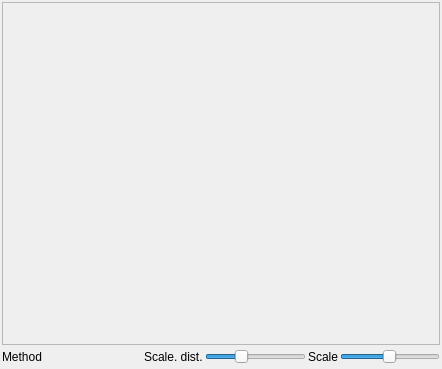
<?xml version="1.0" encoding="UTF-8"?>
<ui version="4.0">
 <class>DendrogramDialog</class>
 <widget class="QDialog" name="DendrogramDialog">
  <property name="windowModality">
   <enum>Qt::NonModal</enum>
  </property>
  <property name="geometry">
   <rect>
    <x>0</x>
    <y>0</y>
    <width>442</width>
    <height>369</height>
   </rect>
  </property>
  <property name="windowTitle">
   <string>Dendrogram</string>
  </property>
  <property name="modal">
   <bool>false</bool>
  </property>
  <layout class="QVBoxLayout" name="verticalLayout">
   <property name="spacing">
    <number>2</number>
   </property>
   <property name="leftMargin">
    <number>2</number>
   </property>
   <property name="topMargin">
    <number>2</number>
   </property>
   <property name="rightMargin">
    <number>2</number>
   </property>
   <property name="bottomMargin">
    <number>2</number>
   </property>
   <item>
    <widget class="QScrollArea" name="scrollArea">
     <property name="widgetResizable">
      <bool>true</bool>
     </property>
     <widget class="QWidget" name="scrollAreaWidgetContents">
      <property name="geometry">
       <rect>
        <x>0</x>
        <y>0</y>
        <width>436</width>
        <height>337</height>
       </rect>
      </property>
      <layout class="QVBoxLayout" name="ScrollLayout">
       <property name="spacing">
        <number>0</number>
       </property>
       <property name="leftMargin">
        <number>0</number>
       </property>
       <property name="topMargin">
        <number>0</number>
       </property>
       <property name="rightMargin">
        <number>0</number>
       </property>
       <property name="bottomMargin">
        <number>0</number>
       </property>
      </layout>
     </widget>
    </widget>
   </item>
   <item>
    <layout class="QHBoxLayout" name="horizontalLayout">
     <item>
      <widget class="QLabel" name="labelMethod">
       <property name="text">
        <string>Method</string>
       </property>
      </widget>
     </item>
     <item>
      <spacer name="horizontalSpacer">
       <property name="orientation">
        <enum>Qt::Horizontal</enum>
       </property>
       <property name="sizeHint" stdset="0">
        <size>
         <width>40</width>
         <height>20</height>
        </size>
       </property>
      </spacer>
     </item>
     <item>
      <widget class="QLabel" name="label_2">
       <property name="text">
        <string>Scale. dist.</string>
       </property>
      </widget>
     </item>
     <item>
      <widget class="QSlider" name="RatioSlider">
       <property name="maximum">
        <number>300</number>
       </property>
       <property name="value">
        <number>100</number>
       </property>
       <property name="orientation">
        <enum>Qt::Horizontal</enum>
       </property>
      </widget>
     </item>
     <item>
      <widget class="QLabel" name="label">
       <property name="text">
        <string>Scale</string>
       </property>
      </widget>
     </item>
     <item>
      <widget class="QSlider" name="ScaleSlider">
       <property name="minimum">
        <number>1</number>
       </property>
       <property name="maximum">
        <number>200</number>
       </property>
       <property name="value">
        <number>100</number>
       </property>
       <property name="tracking">
        <bool>true</bool>
       </property>
       <property name="orientation">
        <enum>Qt::Horizontal</enum>
       </property>
       <property name="tickPosition">
        <enum>QSlider::NoTicks</enum>
       </property>
      </widget>
     </item>
    </layout>
   </item>
  </layout>
 </widget>
 <resources/>
 <connections/>
</ui>
